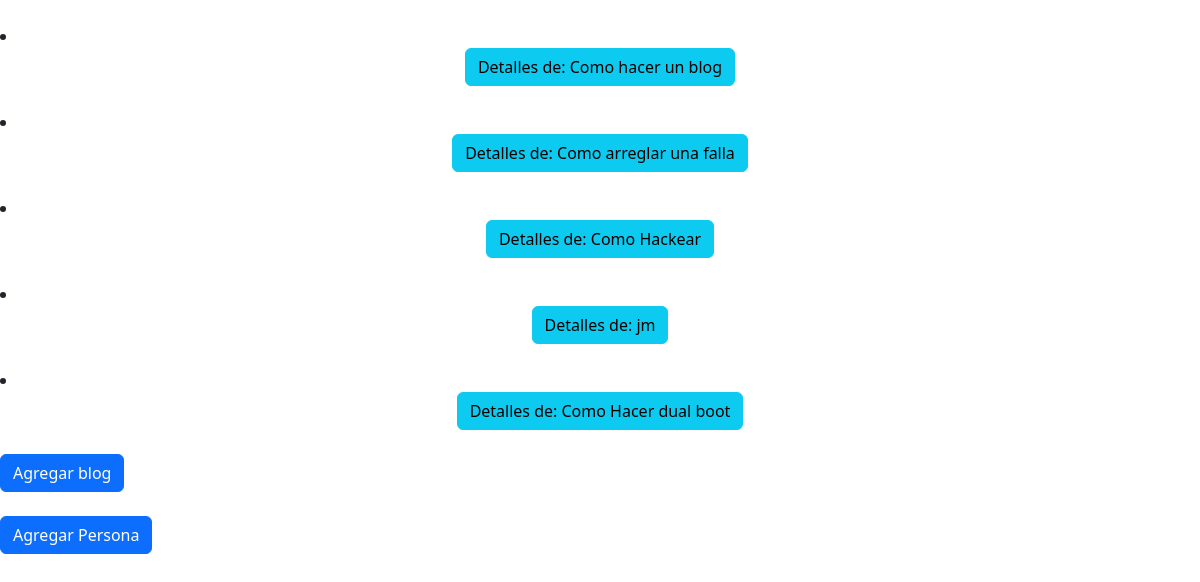
Page /blog/lista on the committed database.
### blog_web/models.py (models this page shows, shortened)
class Posteo(models.Model):
    autor = models.TextField(max_length=100)
    titulo = models.TextField(max_length=100)
    categoria = models.TextField(max_length=100)
    post = models.TextField(max_length=1000)
    fecha_posteo = models.DateTimeField(auto_now_add=True)

### blog_web/views.py (the view)
# urls.py: path("lista", views.Bloglist.as_view(), name="blog_list"),
class Bloglist(ListView):
    model = Posteo
    template_name = "blog_web/blogList.html"

### blog_web/templates/blog_web/blogList.html (shortened to what this page needs)
{% load bootstrap5 %}
{% bootstrap_css %}
{% if object_list %}
{% for blog in object_list %}
    <li>
    {% block content %}
<div class="container text-center">
        <a href="{% url 'blog_detail' blog.id %}"><button type="button" class="btn btn-info">Detalles de: {{blog.titulo}}</button></a>
    {% endblock %}
    </li>
    {% endfor %}
    <a href="{% url 'blog_crear'%}"><button type="button" class="btn btn-primary">Agregar blog</button></a>
    <a href="{% url 'persona_crear'%}"><button type="button" class="btn btn-primary">Agregar Persona</button></a>
  {% else %}
  <h1> No hay blogs</h1>
  {% endif %}

### rows in the picture
Posteo: titulo "Como hacer un blog"
Posteo: titulo "Como arreglar una falla"
Posteo: titulo "Como Hackear"
Posteo: titulo "jm"
Posteo: titulo "Como Hacer dual boot"
